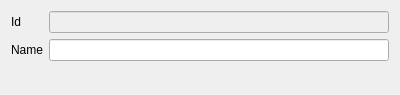
<?xml version="1.0" encoding="UTF-8"?>
<ui version="4.0">
 <class>DlgHall</class>
 <widget class="QDialog" name="DlgHall">
  <property name="geometry">
   <rect>
    <x>0</x>
    <y>0</y>
    <width>400</width>
    <height>95</height>
   </rect>
  </property>
  <property name="windowTitle">
   <string>Dialog</string>
  </property>
  <layout class="QVBoxLayout" name="verticalLayout">
   <item>
    <layout class="QGridLayout" name="gridLayout">
     <item row="0" column="0">
      <widget class="QLabel" name="label">
       <property name="text">
        <string>Id</string>
       </property>
      </widget>
     </item>
     <item row="1" column="0">
      <widget class="QLabel" name="label_2">
       <property name="text">
        <string>Name</string>
       </property>
      </widget>
     </item>
     <item row="0" column="1">
      <widget class="QPLineEdit" name="lineEdit">
       <property name="enabled">
        <bool>false</bool>
       </property>
       <property name="field" stdset="0">
        <string>ID</string>
       </property>
      </widget>
     </item>
     <item row="1" column="1">
      <widget class="QPLineEdit" name="lineEdit_2">
       <property name="field" stdset="0">
        <string>NAME</string>
       </property>
      </widget>
     </item>
     <item row="2" column="0" colspan="2">
      <widget class="FBtnOkCancel" name="widget" native="true"/>
     </item>
    </layout>
   </item>
  </layout>
 </widget>
 <customwidgets>
  <customwidget>
   <class>FBtnOkCancel</class>
   <extends>QWidget</extends>
   <header location="global">fbtnokcancel.h</header>
   <container>1</container>
  </customwidget>
  <customwidget>
   <class>QPLineEdit</class>
   <extends>QLineEdit</extends>
   <header>qplineedit.h</header>
  </customwidget>
 </customwidgets>
 <resources/>
 <connections/>
</ui>
